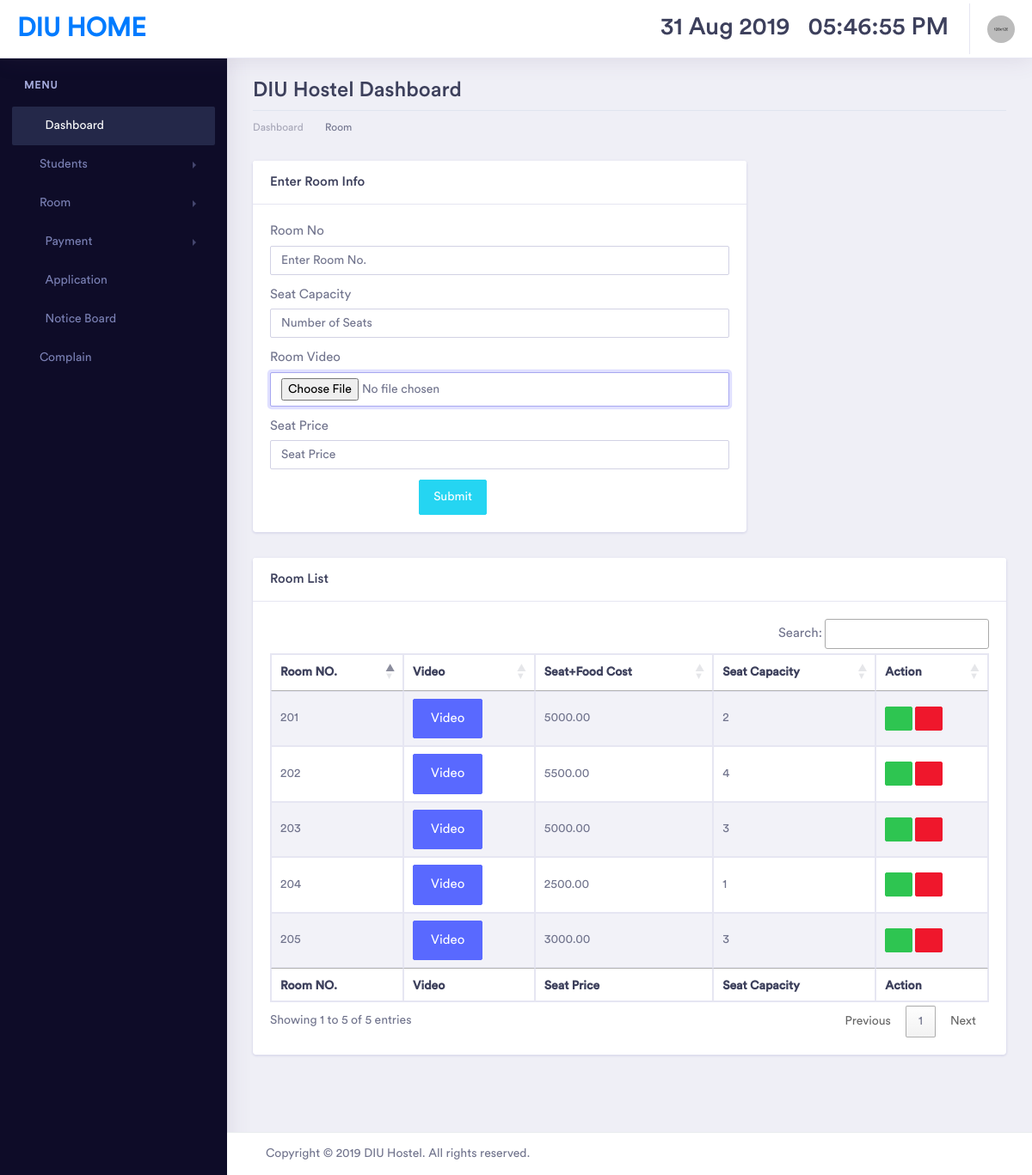
Before: /room.php (signed in) with the older database file.
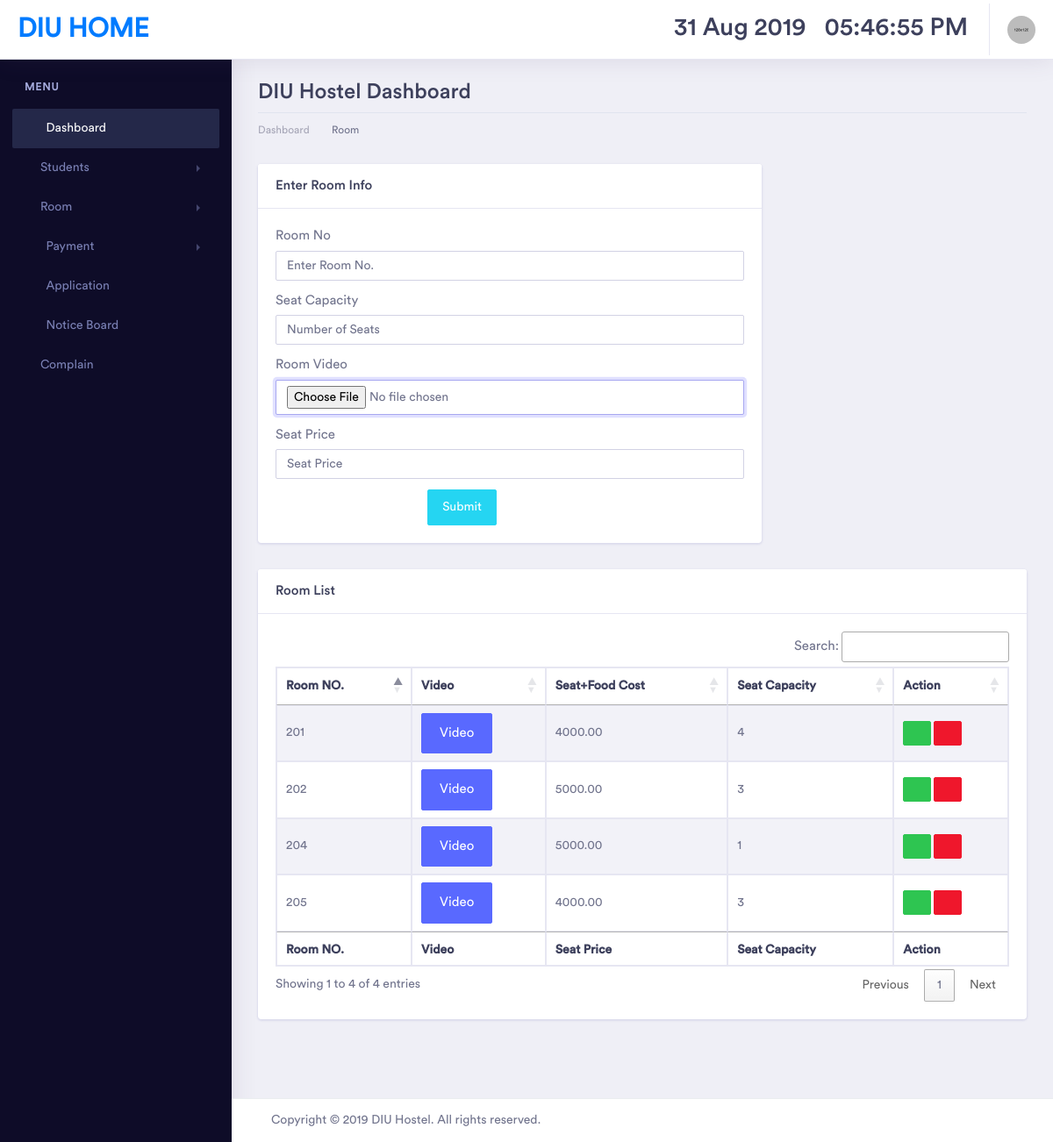
After: the same page with the newer database file.
### tables this page shows
CREATE TABLE `room` (
  `r_id` int(11) NOT NULL,
  `room_no` int(10) DEFAULT NULL,
  `room_capacity` int(5) DEFAULT NULL,
  `room_video` varchar(255) DEFAULT NULL,
  `seat_price` decimal(10,2) DEFAULT NULL
);

### room.php (the view, shortened to what the changed rows need)
<?php session_start();
if ($_SESSION['staff_login']==TRUE) {
  include('inc/head.php'); ?>
<div class="dashboard-main-wrapper">
    <?php include('inc/top_nev.php'); ?>
    <?php include('inc/left_nev.php'); ?>
    <div class="dashboard-wrapper">
        <div class="dashboard-ecommerce">
            <div class="container-fluid dashboard-content ">
                <div class="row">
                    <div class="col-xl-12 col-lg-12 col-md-12 col-sm-12 col-12">
                        <div class="page-header">
                            <h2 class="pageheader-title">DIU Hostel Dashboard</h2>
                            <div class="page-breadcrumb">
                                <nav aria-label="breadcrumb">
                                    <ol class="breadcrumb">
                                        <li class="breadcrumb-item"><a href="index.php" class="breadcrumb-link">Dashboard</a></li>
                                        <li class="breadcrumb-item active" aria-current="page"></li>Room
                                    </ol>
                                </nav>
                            </div>
                        </div>
                    </div>
                </div>
                <div class="ecommerce-widget">
                  <div class="row">
                    <div class="col-xl-8 col-lg-8 col-md-12 col-sm-12 col-12 ">
                        <div class="card">
                            <h5 class="card-header">Enter Room Info</h5>
                            <div class="card-body">
                                <form action="db/db_room.php" enctype='multipart/form-data' method="post" >
<div class="form-group">
    <label for="inputUserName">Room No</label>
    <input id="inputUserName" onkeypress="return isNumberKeyND(event)" type="text" name="room_no" required=""  data-parsley-trigger="change" required="" value="<?php
    if(isset($_GET['edit'])) echo $_GET['room_no'];
    ?>" placeholder="Enter Room No." autocomplete="off" class="form-control">
</div>
<div class="form-group">
    <label for="inputEmail">Seat Capacity</label>
    <input id="inputEmail" onkeypress="return isNumberKeyND(event)" required="" value="<?php
    if(isset($_GET['edit'])) echo $_GET['room_capacity'];
    ?>" type="text" name="room_capacity" data-parsley-trigger="change" required="" placeholder="Number of Seats" autocomplete="off" class="form-control">
</div>
<?php
   if(isset($_GET['edit'])){
    ?>
   <div class="form-group">
    <label for="inputEmail">Room Video</label>
    <input id="inputEmail" accept=".mp4,.mkv" value="<?php
    if(isset($_GET['edit'])) echo $_GET['room_capacity'];
    ?>" type="file" name="room_video" data-parsley-trigger="change"  placeholder="Number of Seats" autocomplete="off" class="form-control">
</div>
    <?php
}else{
   ?>
   <div class="form-group">
    <label for="inputEmail">Room Video</label>
    <input id="inputEmail" accept=".mp4,.mkv" value="<?php
    if(isset($_GET['edit'])) echo $_GET['room_capacity'];
    ?>" type="file" name="room_video" data-parsley-trigger="change" required="" placeholder="Number of Seats" autocomplete="off" class="form-control">
</div>
   <?php
}
?>
<div class="form-group">
    <label for="inputEmail">Seat Price</label>
    <input id="inputEmail" required="" value="<?php
    if(isset($_GET['edit'])) echo $_GET['seat_price'];
    ?>" type="text" onkeypress="return isNumberKeyAD(event)" name="seat_price" data-parsley-trigger="change" required="" placeholder="Seat Price" autocomplete="off" class="form-control">
</div>
                                    <div class="row">
                                        <div class="col-sm-6 pl-0">
                                            <p class="text-right">
                                             <?php
                                             if(isset($_GET['edit'])){
                                                ?>
                                                <input  type="submit" name="update" class="btn btn-primary" value="Update">
                                                <?php
                                            }else{
                                               ?>
                                               <input  type="submit" name="add" class="btn btn-info" value="Submit">
                                               <?php
                                           }
                                           ?>
                                       </p>
                                   </div>
                               </div>
                           </form>
                       </div>
                   </div>
               </div>
               </div>
			   <div class="row">
               <div class="col-xl-12 col-lg-12 col-md-12 col-sm-12 col-12">
                <div class="card">
                    <h5 class="card-header">Room List</h5>
                    <div class="card-body">
                       <div class="table-responsive">
                         <table id="example" class="table table-striped table-bordered first">
                            <thead>
                                <tr>
                                    <th>Room NO.</th>
                                    <th>Video</th>
                                    <th>Seat+Food Cost</th>
                                    <th>Seat Capacity</th>
                                    <th>Action</th>
                                </tr>
                            </thead>
                            <tbody>
                                <?php
                                $query="SELECT * FROM room";
                                $result=mysqli_query($con,$query);
                                if(mysqli_num_rows($result)>0){
                                    while($row=mysqli_fetch_array($result, MYSQLI_ASSOC)){
                                        ?>
                                        <tr>
      <td><?php echo $row['room_no']; ?></td>
      <td>
      <button class="btn btn-primary btn-lg" data-toggle="modal" data-target="#myModal<?php echo $row['room_no']; ?>">
  Video
</button>
      </td>
      <td><?php echo $row['seat_price']; ?></td>
      <td><?php echo $row['room_capacity']; ?></td>
  <td>
      <a href="room.php?edit&room_no=<?php echo $row['room_no']; ?>&room_capacity=<?php echo $row['room_capacity']; ?>&video=<?php echo $row['room_video']; ?>&seat_price=<?php echo $row['seat_price']; ?>" class="btn btn-success btn-xs">
          <i class="fas fa-external-link-alt"></i></a>
          <a href="db/db_room.php?delete&id=<?php echo $row['r_id'];?>" class="btn btn-danger btn-xs">
            <i class="fas fa-trash"></i></a>
        </td>
                                              </tr>
                                              <?php
                                          }
                                      }
                                      ?>
                                  </tbody>
                                  <tfoot>
                                    <tr>
                                       <th>Room NO.</th>
                                    <th>Video</th>
                                    <th>Seat Price</th>
                                    <th>Seat Capacity</th>
                                    <th>Action</th>
                                    </tr>
                            </tfoot>
                        </table>
                    </div>
                </div>
            </div>
        </div>
        </div>
</div>
</div>
<?php include('inc/footer.php'); ?>
 <?PHP
}else{
    header('location:index.php');
}
?>

Changed rows visible on the page:
removed room: room_no "201", seat_price "5000.00", room_capacity "2"
removed room: room_no "202", seat_price "5500.00", room_capacity "4"
removed room: room_no "203", seat_price "5000.00", room_capacity "3"
changed room (number 1 of 4 on the later page): seat_price "2500.00" → "5000.00"
changed room (number 2 of 4 on the later page): seat_price "3000.00" → "4000.00"
added room: room_no "201", seat_price "4000.00", room_capacity "4"
added room: room_no "202", seat_price "5000.00", room_capacity "3"
Other visible differences:
text written by a page script: "Search: Showing 1 to 5 of 5 entries Previous 1 Next" → "Search: Showing 1 to 4 of 4 entries Previous 1 Next"
